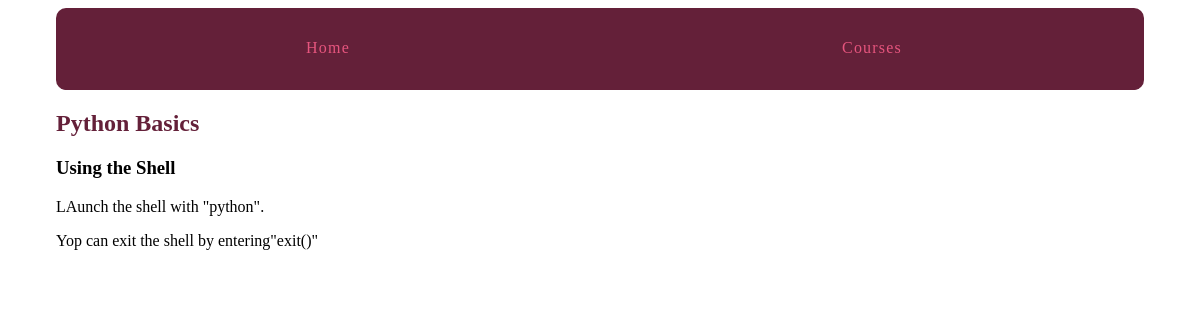
Page /courses/1/2/ on the committed database.
### courses/models.py (models this page shows, shortened)
class Step(models.Model):
    title = models.CharField(max_length=255)
    description = models.TextField()
    order = models.IntegerField(default=0)
    course = models.ForeignKey(Course)
    content = models.TextField(blank=True, default='')
    class Meta:
        ordering = ['order',]

class Course(models.Model):
    created_at = models.DateTimeField(auto_now_add=True)
    title = models.CharField(max_length=255)
    description = models.TextField()

### courses/views.py (the view)
# urls.py: url(r'(?P<course_pk>\d+)/(?P<step_pk>\d+)/$', views.step_detail, name='step'),
def step_detail(request, course_pk, step_pk):
    step = get_object_or_404(Step, course_id = course_pk, pk= step_pk)
    return render(request, 'courses/step_detail.html', {'step': step})

### courses/templates/courses/step_detail.html (shortened to what this page needs)
{% extends 'layout.html' %}
{% block content %}
<article>
    <h2><a href="{% url 'courses:detail' pk=step.course.pk %}">{{ step.course.title }}</a></h2>
    <h3>{{ step.title }}</h3>
    {{ step.content|linebreaks }}
</article>
{% endblock %}

### assets/css/layout.css (style rules this page uses)
html { box-sizing: border-box; }
*, *::after, *::before { box-sizing: inherit; }
article h2 a, article h3 a { color: #642039; text-decoration: none; }

### rows in the picture
Step: course "Python Basics", title "Using the Shell", content "LAunch the shell with \"python\". Yop can exit the shell by entering\"exit()\""
